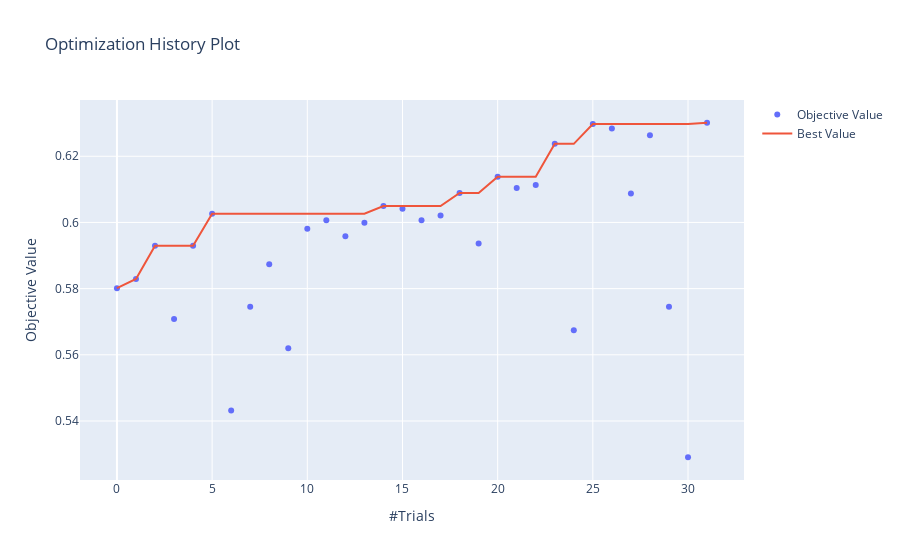

The code cell stored with this chart in its notebook:
### Markdown cell above
#### Resultados do Gradient Boosting

### Code cell
optuna.visualization.plot_optimization_history(study_2)

### Figure 1 — Plotly figure (JSON) as saved in the notebook; plotly's stock layout.template omitted (floating-point values rounded to 4 significant figures)
{"data": [{"mode": "markers", "name": "Objective Value", "type": "scatter", "x": [0, 1, 2, 3, 4, 5, 6, 7, 8, 9, 10, 11, 12, 13, 14, 15, 16, 17, 18, 19, 20, 21, 22, 23, 24, 25, 26, 27, 28, 29, 30, 31], "y": [0.5801, 0.5829, 0.593, 0.5708, 0.593, 0.6027, 0.5431, 0.5745, 0.5873, 0.562, 0.5981, 0.6007, 0.5958, 0.5999, 0.6049, 0.6041, 0.6007, 0.6021, 0.6089, 0.5937, 0.6138, 0.6104, 0.6113, 0.6237, 0.5674, 0.6297, 0.6284, 0.6088, 0.6263, 0.5745, 0.529, 0.6301]}, {"name": "Best Value", "type": "scatter", "x": [0, 1, 2, 3, 4, 5, 6, 7, 8, 9, 10, 11, 12, 13, 14, 15, 16, 17, 18, 19, 20, 21, 22, 23, 24, 25, 26, 27, 28, 29, 30, 31], "y": [0.5801, 0.5829, 0.593, 0.593, 0.593, 0.6027, 0.6027, 0.6027, 0.6027, 0.6027, 0.6027, 0.6027, 0.6027, 0.6027, 0.6049, 0.6049, 0.6049, 0.6049, 0.6089, 0.6089, 0.6138, 0.6138, 0.6138, 0.6237, 0.6237, 0.6297, 0.6297, 0.6297, 0.6297, 0.6297, 0.6297, 0.6301]}], "layout": {"title": {"text": "Optimization History Plot"}, "xaxis": {"title": {"text": "#Trials"}}, "yaxis": {"title": {"text": "Objective Value"}}}}
